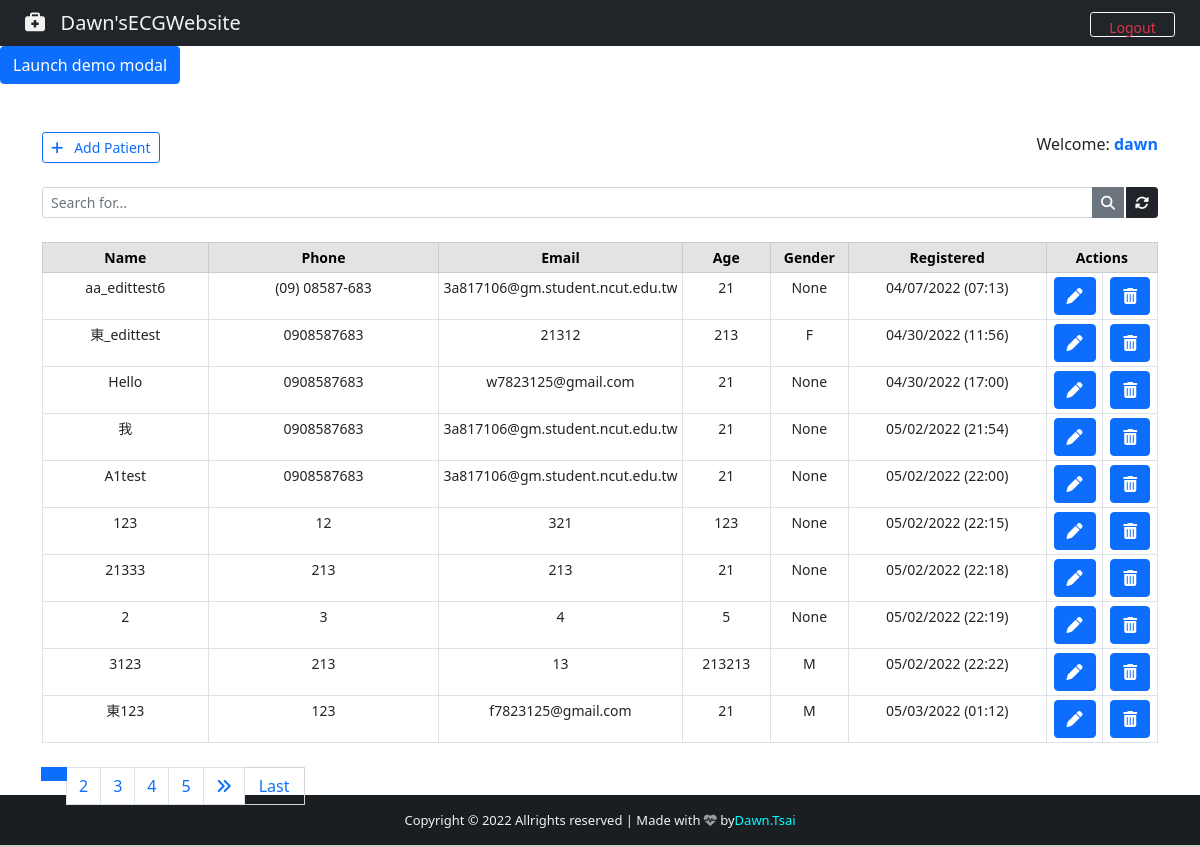
The app's page /backend/ (signed in) with its own data.
### ecgwebsite/models.py (models this page shows)
class Patient(models.Model):
    GENDER = (
        ('F', 'F'),
        ('M', 'M'),
    )
    id = models.IntegerField(primary_key=True)
    name = models.CharField(max_length=100)
    phone = models.CharField(max_length=100)
    email = models.CharField(max_length=100)
    age = models.CharField(max_length=100)
    gender = models.CharField(max_length=100, null=True, choices=GENDER)
    note = models.TextField(blank=True)
    create_at = models.DateTimeField(default=timezone.now)

### ecgwebsite/views.py (the view)
# urls.py: path('backend/',views.backend, name="backend"),
@cache_control(no_cache=True, must_revalidate=True, no_store=True)
@login_required(login_url='login')
def backend(request):
    if 'q' in request.GET:
        q = request.GET['q']
        all_patient_list = Patient.objects.filter(
            Q(name=q) | Q(phone=q) | Q(email=q) | Q(age=q) |Q(gender=q) |Q(note=q)
        ).order_by('create_at')
    else:
        all_patient_list = Patient.objects.all().order_by('create_at')
    paginator = Paginator(all_patient_list, 10)
    page = request.GET.get('page')
    all_patient = paginator.get_page(page)
    return render(request, "backend.html", {"patients":all_patient})

### ecgwebsite/templates/backend.html (shortened to what this page needs)
{%extends 'base.html'%}
{% block nav-btn %}
    <a href="{% url 'logout' %}" class="btn btn-outline-danger border-light btn-sm" id="btn-nav">Logout</a>
{% endblock nav-btn %}
{% block content %}
<div class="container">
    <br><br>
    <div class="d-flex justify-content-between">
    <a href="{% url 'addpatient' %}" class="btn btn-outline-primary btn-sm"><i class="fas fa-plus"></i>&nbsp;&nbsp; Add Patient</a>
    <span>
        Welcome: <strong><span class="text-primary">{{user.get_username}}</span></strong>
    </span></div>
    <form>
        <div class="input-group input-group-sm mb-3 mt-4">
            <input name="q" type="text" class="form-control" placeholder="Search for..." value="{{ request.GET.q }}">
            <button class="btn btn-secondary"><i class="fas fa-search"></i></button>
            <a href="{% url 'backend' %}" class="btn btn-dark" style="margin-left: 2px;"><i class="fas fa-sync-alt"></i></a>
        </div>
    </form>
    <center>
        <table class="table table-bordered table-sm mt-4" style="text-align: center; font-size: 14px;">
            <thead class="table-secondary">
                <tr>
                    <th style="width: 15%">Name</th>
                    <th style="width: 21%">Phone</th>
                    <th style="width: 21%">Email</th>
                    <th style="width: 8%">Age</th>
                    <th style="width: 7%">Gender</th>
                    <th style="width: 18%">Registered</th>
                    <th style="width: 10%" colspan="2">Actions</th>
                </tr>
            </thead>
            {% for patient in patients %}
            <tr>
                <td>{{ patient.name }}</td>
                <td>{{ patient.phone }}</td>
                <td>{{ patient.email }}</td>
                <td>{{ patient.age }}</td>
                <td>{{ patient.gender }}</td>
                <td>{{ patient.create_at | date:'m/d/Y (H:i)' }}</td>
                <td>
                    <a href="/access_patient/{{ patient.id }}" class="btn btn-primary" title="Edit Patient"><i class="fas fa-pen"></i></a>
                </td>
                <td>
                    <a href="/delete_patient/{{ patient.id }}" class="btn btn-primary" title="Edit Patient"><i class="fas fa-trash-alt"></i></a>
                </td>
            </tr>
            {% endfor %}
        </table>
    </center>
    <nav class="mt-4" aria-label="Page navigation example">
        {% if patients.has_other_pages %}
        <ul class="pagination justify-content-left">
            {% for i in patients.paginator.page_range %}
            {% if patients.number == i %}
            <li class="page-item active"><span class="page-link"></span></li>
            {% else %}
            <li class="page-item"><a class="page-link" href="?page={{ i }}">{{ i }}</a></li>
            {% endif %}
            {% endfor %}
            {% if patients.has_next %}
            <li class="page-item"><a class="page-link" href="?page={{ patients.next_page_number }}"> <i class="fa-solid fa-angles-right"></i></a></li>
            <a href="?page={{ patients.paginator.num_pages }}" class="btn btn-outline-primary mb-4" style="width: 60px; border-radius: 1px; border: 1px solid #d3d3d3; border-left:  none;" >Last</a>
            {% else %}
            <li class="page-item disabled"></li>
            {% endif %}
        </ul>
        {% endif %}
    </nav>
</div>
{% endblock content %}

### ecgwebsite/templates/base.html (shortened to what this page needs)
{% load static %}
<!doctype html>
<html>
    <head>
        <link href="{% static 'css/style.css' %}" rel="stylesheet">
        <link href="https://cdn.jsdelivr.net/npm/bootstrap@5.0.2/dist/css/bootstrap.min.css" rel="stylesheet">
    </head>
    <body>
        <div class="wrapper">
            <header>
                <nav class="navbar navbar-expanad-ld navbar-dark bg-dark">
                    <div class="col-lg-">
                        <a class="navbar-brand flex-grow-1" style="text-align: center; color: #f1f1f1; margin-left: 25px;">
                            {% block navbar-content %}
                            <i class="fas fa-briefcase-medical"></i>&nbsp;&nbsp; Dawn'sECGWebsite
                            {% endblock navbar-content %}
                        </a>
                    </div>
                    <div class="col-lg-">
                        {% block nav-btn %}
                        {% endblock nav-btn %}
                    </div>
                </nav>
            </header>
            <button type="button" class="btn btn-primary" data-toggle="modal" data-target="#exampleModal">
                 Launch demo modal
            </button>
            {% block content %} {% endblock %}
        </div>
        <footer class="bg-dark text-center text-lg-startd" id="footer" style="color: #f1f1f1;">
            <div class="text-center p-3" style="background-color:rgba(0, 0, 0, 0.2)">
                Copyright &copy; {% now "Y" %} Allrights reserved | Made with
                <i class="fa-solid fa-heart-pulse blink_me"></i>
                by<a href="#" target="_blank" style="color: aqua; text-decoration:none">Dawn.Tsai</a>
            </div>
        </footer>
</body>
</html>

### ecgwebsite/static/css/style.css (style rules this page uses)
html, body { height:100%; margin: 0; max-width: 100%; }
#btn-nav { width: 85px; height: 25px; float: right; margin-right: 25px; margin-top: 2px; }
.wrapper { min-height:100%; margin-bottom:-50px;; }
#footer, .push { height: 50px; font-size: 13px; }

### records on screen
Patient: name "aa_edittest6", phone "(09) 08587-683", email "3a817106@gm.student.ncut.edu.tw", age "21", gender "None", create_at "04/07/2022 (07:13)"
Patient: name "東_edittest", phone "0908587683", email "21312", age "213", gender "F", create_at "04/30/2022 (11:56)"
Patient: name "Hello", phone "0908587683", email "w7823125@gmail.com", age "21", gender "None", create_at "04/30/2022 (17:00)"
Patient: name "我", phone "0908587683", email "3a817106@gm.student.ncut.edu.tw", age "21", gender "None", create_at "05/02/2022 (21:54)"
Patient: name "A1test", phone "0908587683", email "3a817106@gm.student.ncut.edu.tw", age "21", gender "None", create_at "05/02/2022 (22:00)"
Patient: name "123", phone "12", email "321", age "123", gender "None", create_at "05/02/2022 (22:15)"
Patient: name "21333", phone "213", email "213", age "21", gender "None", create_at "05/02/2022 (22:18)"
Patient: name "2", phone "3", email "4", age "5", gender "None", create_at "05/02/2022 (22:19)"
Patient: name "3123", phone "213", email "13", age "213213", gender "M", create_at "05/02/2022 (22:22)"
Patient: name "東123", phone "123", email "f7823125@gmail.com", age "21", gender "M", create_at "05/03/2022 (01:12)"

### other values on screen
{{ user.get_username }} "dawn"
{{ i }} "2" "3" "4" "5"
